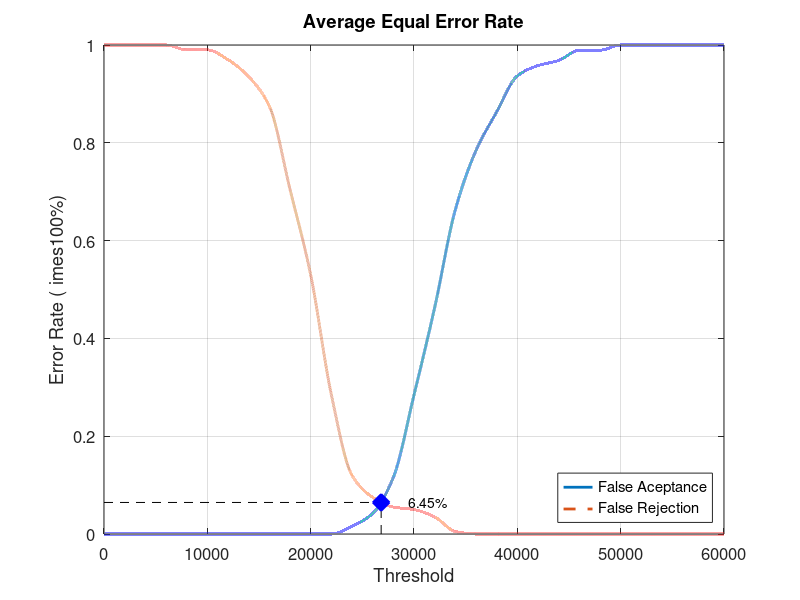
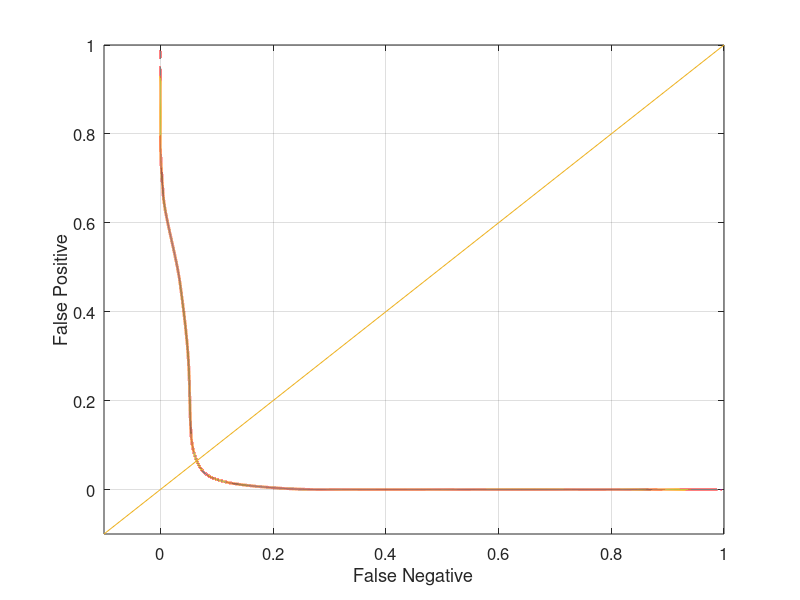

Reproduce these figures in MATLAB, in order.
close all;
clear;
clc;
x = 0:2000:60000;
xq = 0:0.5:60000;

y0 = [0 0 0 0 0 0 0 0 0 0 0 0 0.0157895 0.0421053 0.115789 0.284211 0.463158 0.663158 0.784211 0.863158 0.936842 0.957895 0.968421 0.989474 0.989474 1 1 1 1 1 1]
yy0 = interp1(x, y0, xq, 'pchip');
y1 = [1 1 1 1 0.99 0.99 0.97 0.935 0.875 0.705 0.53 0.285 0.12 0.075 0.055 0.05 0.035 0.005 0 0 0 0 0 0 0 0 0 0 0 0 0]
yy1 = interp1(x, y1, xq, 'pchip');

% Calculating EER: 
y2 = abs(y0 - y1);
find(y2 == min(y2))
yy2 = abs(yy0 - yy1);
xEER = find(yy2 == min(yy2));
xEERIndex = xq(xEER) % X-axis EER
yEER = yy0(xEER) % Y-axis EER

main = figure
plot(xq, yy0,'-','LineWidth', 2);	hold on
plot(xq, yy1,'--','LineWidth', 2);	hold on
plot([xEERIndex xEERIndex], [0 yEER], 'k--');	hold on
plot([0 xEERIndex], [yEER yEER], 'k--');	hold on
plot(xEERIndex, yEER, 'bx', 'LineWidth', 10);	hold on
text(xEERIndex + 10 * xEERIndex / 100, yEER, [num2str(round((10000 * yEER)) / 100) '%'])
legend('False Aceptance', 'False Rejection', 'Location', 'SouthEast')
xlabel('Threshold')
ylabel('Error Rate (	imes100%)')
title('Average Equal Error Rate')
set(gca, 'FontSize', 12)
axis([0 60000 0 1])
grid on

print(main, 'Database4_1Main', '-dpng');
FNRxFPR = figure('Color', [1 1 1]);
plot(yy1, yy0, '-', yy1, yy0, 'LineWidth', 2);
hold on
y = -0.1:0.1:1
plot(y, y); 
set(gca, 'FontSize', 12)
xlabel('False Negative')
ylabel('False Positive')
axis([-0.1 1 -0.1 1])
set(gca, 'FontSize', 12)
grid on

print(FNRxFPR, 'Database4_1FNRxFPR','-dpng');
